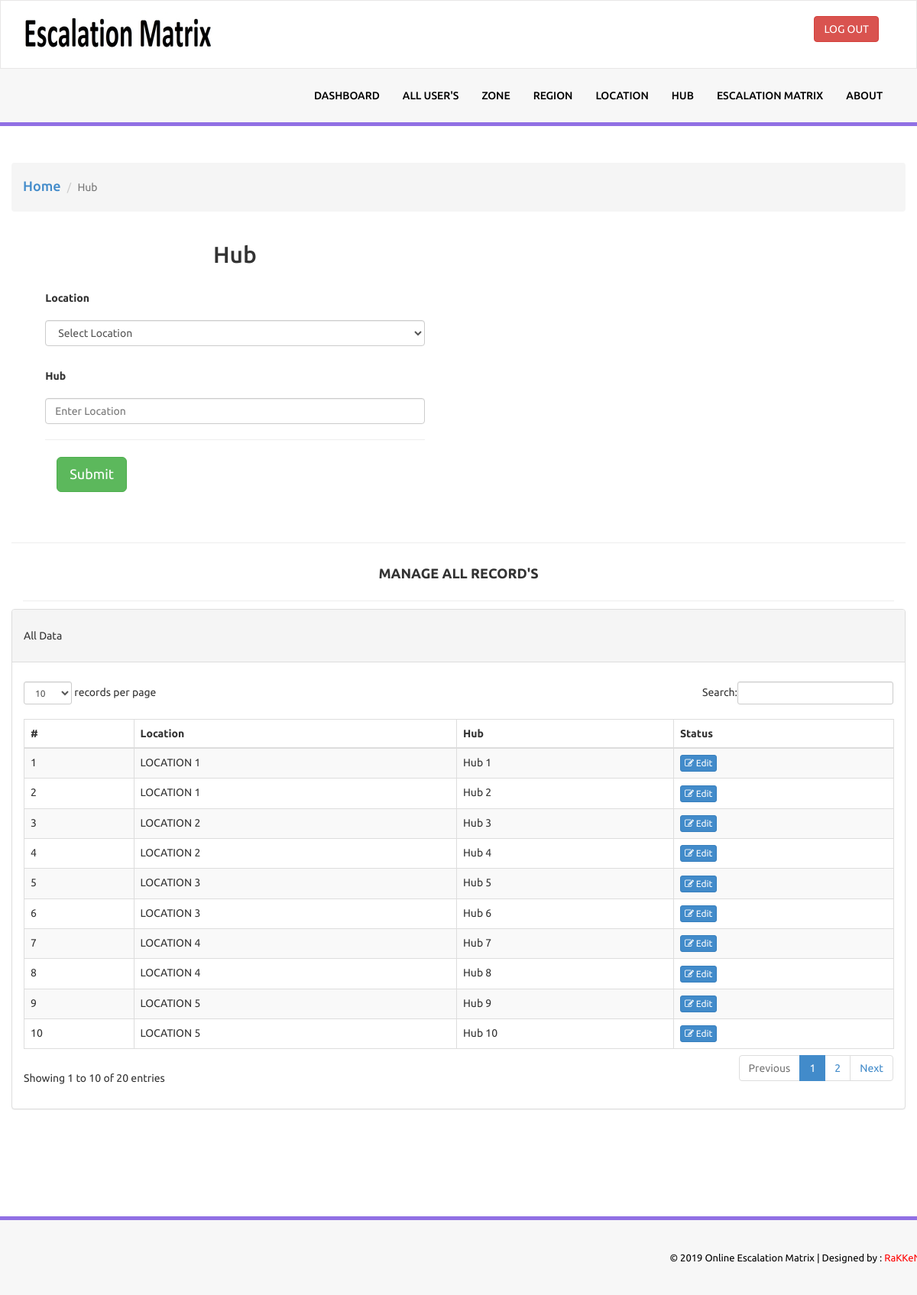
The page /admin/hub.php (signed in) on the database its author committed.
### tables this page shows
CREATE TABLE `tblhub` (
  `id` int(11) NOT NULL,
  `Hubname` varchar(255) NOT NULL,
  `Locationid` int(11) NOT NULL,
  `Status` int(1) NOT NULL
);

CREATE TABLE `tbllocation` (
  `Locationid` int(11) NOT NULL,
  `Locationname` varchar(50) NOT NULL,
  `Regionid` int(11) NOT NULL,
  `Status` enum('1','0') NOT NULL
);

### admin/hub.php (the view, shortened to what this page needs)
<?php
   include('includes/config.php');
   if(strlen($_SESSION['alogin'])==0)
       {
   header('location:index.php');
   }
   else{
   ?>
<!doctype html>
<html lang="en">
   <head>
      <link href="assets/css/bootstrap.css" rel="stylesheet" />
      <link href="assets/css/font-awesome.css" rel="stylesheet" />
      <link href="assets/js/dataTables/dataTables.bootstrap.css" rel="stylesheet" />
      <link href="assets/css/style.css" rel="stylesheet" />
   </head>
   <body>
      <?php include('includes/header.php');?>
      <div class="container">
         <div class="row">
            <br >
		 <ol class="breadcrumb">
  <li class="breadcrumb-item"><a href="dashboard.php"><h4>Home</h4></a></li>
  <li class="breadcrumb-item active">Hub</li>
</ol>
            <div class="col-md-6 mb-3">
               <div class="card">
                  <h2 class="card-header" align="center">Hub</h2>
                  <div class="row">
                     <div class="col-lg-12" style="padding-bottom: 1%; padding-top:1%; padding-left: 5%; padding-right: 5%;">
                        <div class="col-md-6 col-lg-12">
                           <form  method="post">
                              <div class="form-group">
                                 <label>Location</label>
                                 <select class="form-control" name="locationname" autocomplete="off">
                                    <option value="">Select Location</option>
                                 </select>
                              </div>
                              <div class="form-group">
                                 <label>Hub</label>
                                 <input type="text" class="form-control" name="hub" placeholder="Enter Location" required>
                              </div>
                              <hr />
                              <div class="container">
                                 <button type="submit" name="addhub" class="btn btn-success btn-lg">Submit</button>
                              </div>
                           </form>
                        </div>
                     </div>
                  </div>
               </div>
            </div>
         </div>
      </div>
      <div class="content-wrapper">
         <div class="container">
            <div class="row pad-botm">
               <hr />
               <div class="col-md-12">
                  <center>
                     <h4 class="header-line">Manage All Record's</h4>
                  </center>
               </div>
               <div class="row">
                  <div class="col-md-12">
                     <div class="panel panel-default">
                        <div class="panel-heading">
                           All Data
                        </div>
                        <div class="panel-body">
                           <div class="table-responsive">
                              <table class="table table-striped table-bordered table-hover" id="dataTables-example">
                                 <thead>
                                    <tr>
                                       <th>#</th>
                                       <th>Location </th>
                                       <th>Hub </th>
                                       <th>Status</th>
                                    </tr>
                                 </thead>
                                 <tbody>
                                    <?php $sql = "SELECT Locationname,Hubname,id FROM tblhub INNER JOIN tbllocation ON tblhub.Locationid = tbllocation.Locationid";
                                       $query = $dbh -> prepare($sql);
                                       $query->execute();
                                       $results=$query->fetchAll(PDO::FETCH_OBJ);
                                       $cnt=1;
                                       if($query->rowCount() > 0)
                                       {
                                       foreach($results as $result)
                                       {               ?>
                                    <tr class="odd gradeX">
                                       <td class="center"><?php echo htmlentities($cnt);?></td>
                                       <td class="center"><?php echo htmlentities($result->Locationname);?></td>
                                       <td class="center"><?php echo htmlentities($result->Hubname);?></td>
                                       <td class="center">
                                          <a href="edit_hub.php?hubid=<?php echo htmlentities($result->id);?>"><button class="btn btn-primary btn-xs"><i class="fa fa-edit "></i> Edit</button>
                                       </td>
                                    </tr>
                                    <?php $cnt=$cnt+1;}} ?>
                                 </tbody>
                              </table>
                           </div>
                        </div>
                     </div>
                  </div>
               </div>
            </div>
         </div>
      </div>
      <?php include('includes/footer.php');?>
   </body>
</html>
<?php }?>

### admin/includes/header.php (shortened to what this page needs)
<div class="navbar navbar-inverse set-radius-zero" >
        <div class="container">
            <div class="navbar-header">
                <a href="index.php" class="navbar-brand">
                    <img src="assets/img/logo.jpg" />
                </a>
            </div>
<?php if($_SESSION['alogin'])
{
?>
            <div class="right-div">
                <a href="logout.php" class="btn btn-danger pull-right">LOG OUT</a>
            </div>
			 <?php }?>
        </div>
    </div>
	<?php if($_SESSION['alogin'])
{
?>
    <section class="menu-section">
        <div class="container">
            <div class="row ">
                <div class="col-md-12">
                    <div class="navbar-collapse collapse ">
                        <ul id="menu-top" class="nav navbar-nav navbar-right">
                            <li><a href="dashboard.php" class="menu-top">DASHBOARD</a></li>
							<li><a href="user.php" class="menu">All User's</a></li>
							<li><a href="zone.php" class="menu">Zone</a></li>
							<li><a href="region.php" class="menu">Region</a></li>
							<li><a href="location.php" class="menu">Location</a></li>
							<li><a href="hub.php" class="menu">Hub</a></li>
							<li><a href="alldata.php" class="menu">Escalation Matrix</a></li>
							<li><a href="about1.php" class="menu">About</a></li>
							</ul>
                    </div>
                </div>
            </div>
        </div>
    </section>
    <?php } ?>

### admin/includes/footer.php
<section class="footer-section">
     <div class="container">
         <div class="row">
             <div class="col-md-12">
                &copy; 2019 Online Escalation Matrix |<a href="#" target="_blank"  > Designed by : <font color="red">RaKKeN</font></a>
             </div>
         </div>
     </div>
 </section>

### admin/assets/css/style.css (style rules this page uses)
.set-radius-zero { border-radius:0px; -moz-border-radius:0px; -webkit-border-radius:0px; }
.content-wrapper { margin-top: 40px; min-height:800px; padding-bottom:90px; }
.header-line { font-weight:900; padding-bottom:25px; border-bottom:1px solid #eeeeee; text-transform:uppercase; }
.pad-botm { padding-bottom:30px; }
.right-div { float: right; padding: 20px; }
#menu-top a { color:#000; text-decoration:none; font-weight:500; padding: 25px 15px 25px 15px; text-transform:uppercase; }
.menu-section { background-color: #f7f7f7; border-bottom:5px solid #9170E4; width:100% }
.navbar-inverse { background-color: #FFF; border-color: rgba(155, 153, 153, 0.23); }
.navbar { min-height: 90px; margin-bottom: 0px; }
.footer-section { padding:25px 50px 25px 50px; color:#000; font-size:13px; background-color: #f7f7f7; text-align:right; border-top:5px solid #9170E4; }
.footer-section a, .footer-section a:hover { color:#000; }

### admin/hub.php (style rules this page uses)
body { font-family: 'Ubuntu', sans-serif; line-height:48px; }

### rows shown on the page
tblhub: Locationid.Locationname "LOCATION 1", Hubname "Hub 1"
tblhub: Locationid.Locationname "LOCATION 1", Hubname "Hub 2"
tblhub: Locationid.Locationname "LOCATION 2", Hubname "Hub 3"
tblhub: Locationid.Locationname "LOCATION 2", Hubname "Hub 4"
tblhub: Locationid.Locationname "LOCATION 3", Hubname "Hub 5"
tblhub: Locationid.Locationname "LOCATION 3", Hubname "Hub 6"
tblhub: Locationid.Locationname "LOCATION 4", Hubname "Hub 7"
tblhub: Locationid.Locationname "LOCATION 4", Hubname "Hub 8"
tblhub: Locationid.Locationname "LOCATION 5", Hubname "Hub 9"
tblhub: Locationid.Locationname "LOCATION 5", Hubname "Hub 10"
